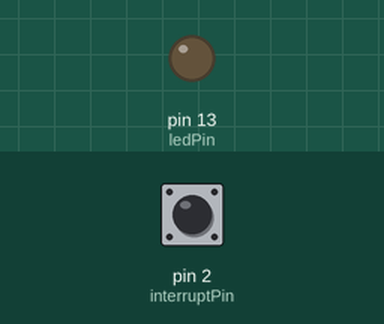
This sketch was run on a simulated Arduino Uno, built with avr-gcc and run on an emulated ATmega328P. Parts: output pins drawn as LEDs (lit = HIGH). Inputs (shaded band) come from the test bench; at power-on: pin 2 (interruptPin) HIGH. What the sketch prints to the serial monitor is not drawn.

Above: at 1.2 s.
1.3 s: pin 2 (interruptPin) pulled LOW for 0.15 s
At 2.1 s:
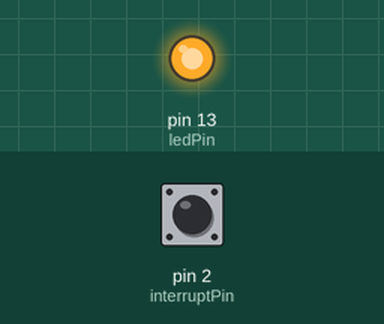
2.9 s: pin 2 (interruptPin) pulled LOW for 1 s
At 3.2 s:
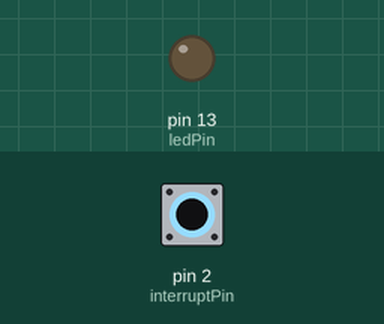
5.4 s: pin 2 (interruptPin) pulled LOW for 3.2 s
At 6.4 s:
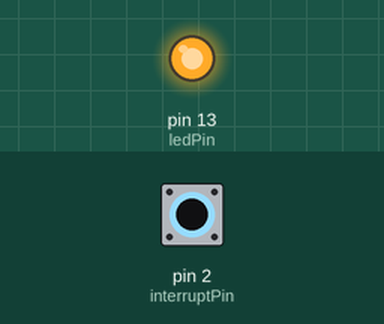
Timing chart, 0 to 8.4 s (numbered marks = the images above; inputs shaded):
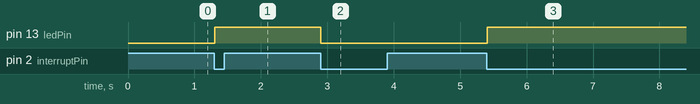

The sketch:

lek_5.ino
```cpp
const byte ledPin = LED_BUILTIN;
const byte interruptPin = 2;
volatile byte state = LOW;
volatile unsigned long tid = 0;
volatile unsigned long teller = 0;
void setup()
{
	pinMode(ledPin, OUTPUT);
	pinMode(interruptPin, INPUT_PULLUP);
	Serial.begin(115200);
	attachInterrupt(digitalPinToInterrupt(interruptPin), blink, FALLING);
}

void loop()
{
	digitalWrite(ledPin, state);
	Serial.println(teller);
	delay(5);
}

void blink()
{
	unsigned long m_mid = millis();
	if(m_mid - tid > 200)
	{
		state = !state;
		teller++;
		tid = m_mid;
	}

}
```

Measured:
- after the input at 1.3 s, pin 13 (ledPin): LOW → HIGH at once
- after the input at 2.9 s, pin 13 (ledPin): HIGH → LOW at once
- after the input at 5.4 s, pin 13 (ledPin): LOW → HIGH at once
